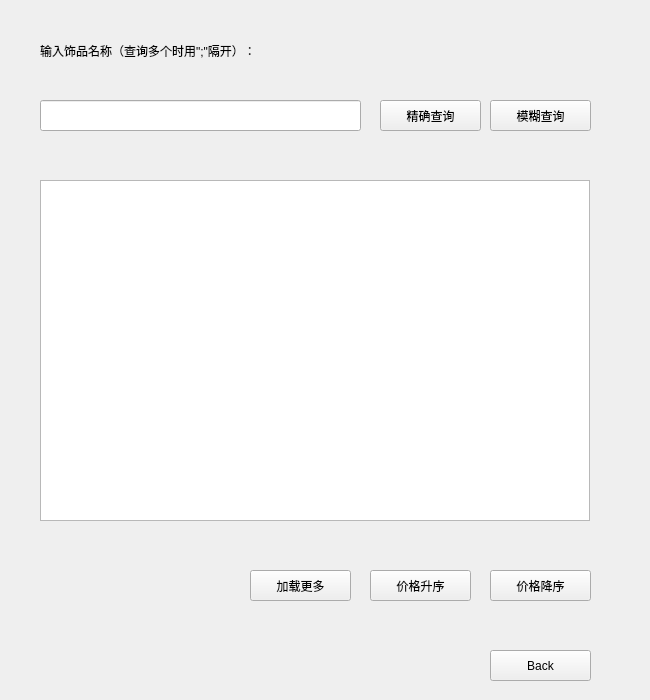
<?xml version="1.0" encoding="UTF-8"?>
<ui version="4.0">
 <class>Inquiry</class>
 <widget class="QMainWindow" name="Inquiry">
  <property name="geometry">
   <rect>
    <x>0</x>
    <y>0</y>
    <width>650</width>
    <height>700</height>
   </rect>
  </property>
  <property name="sizePolicy">
   <sizepolicy hsizetype="Fixed" vsizetype="Preferred">
    <horstretch>0</horstretch>
    <verstretch>0</verstretch>
   </sizepolicy>
  </property>
  <property name="minimumSize">
   <size>
    <width>650</width>
    <height>700</height>
   </size>
  </property>
  <property name="maximumSize">
   <size>
    <width>650</width>
    <height>99999</height>
   </size>
  </property>
  <property name="windowTitle">
   <string>Pricer</string>
  </property>
  <widget class="QWidget" name="centralwidget">
   <widget class="QLabel" name="Note">
    <property name="geometry">
     <rect>
      <x>40</x>
      <y>20</y>
      <width>501</width>
      <height>61</height>
     </rect>
    </property>
    <property name="text">
     <string>输入饰品名称（查询多个时用&quot;;&quot;隔开）：</string>
    </property>
   </widget>
   <widget class="QPushButton" name="Back">
    <property name="geometry">
     <rect>
      <x>490</x>
      <y>650</y>
      <width>101</width>
      <height>31</height>
     </rect>
    </property>
    <property name="text">
     <string>Back</string>
    </property>
   </widget>
   <widget class="QPushButton" name="Sure">
    <property name="geometry">
     <rect>
      <x>380</x>
      <y>100</y>
      <width>101</width>
      <height>31</height>
     </rect>
    </property>
    <property name="text">
     <string>精确查询</string>
    </property>
   </widget>
   <widget class="QLineEdit" name="Names">
    <property name="geometry">
     <rect>
      <x>40</x>
      <y>100</y>
      <width>321</width>
      <height>31</height>
     </rect>
    </property>
   </widget>
   <widget class="QLabel" name="Warning">
    <property name="geometry">
     <rect>
      <x>40</x>
      <y>140</y>
      <width>221</width>
      <height>31</height>
     </rect>
    </property>
    <property name="styleSheet">
     <string notr="true">color: rgb(255, 0, 0);</string>
    </property>
    <property name="text">
     <string/>
    </property>
   </widget>
   <widget class="QTextBrowser" name="Result">
    <property name="geometry">
     <rect>
      <x>40</x>
      <y>180</y>
      <width>550</width>
      <height>341</height>
     </rect>
    </property>
   </widget>
   <widget class="QPushButton" name="Fuzzy">
    <property name="geometry">
     <rect>
      <x>490</x>
      <y>100</y>
      <width>101</width>
      <height>31</height>
     </rect>
    </property>
    <property name="text">
     <string>模糊查询</string>
    </property>
   </widget>
   <widget class="QPushButton" name="Up_sort">
    <property name="geometry">
     <rect>
      <x>370</x>
      <y>570</y>
      <width>101</width>
      <height>31</height>
     </rect>
    </property>
    <property name="text">
     <string>价格升序</string>
    </property>
   </widget>
   <widget class="QPushButton" name="Down_sort">
    <property name="geometry">
     <rect>
      <x>490</x>
      <y>570</y>
      <width>101</width>
      <height>31</height>
     </rect>
    </property>
    <property name="text">
     <string>价格降序</string>
    </property>
   </widget>
   <widget class="QLabel" name="Result_sum">
    <property name="geometry">
     <rect>
      <x>40</x>
      <y>530</y>
      <width>221</width>
      <height>31</height>
     </rect>
    </property>
    <property name="styleSheet">
     <string notr="true"/>
    </property>
    <property name="text">
     <string/>
    </property>
   </widget>
   <widget class="QPushButton" name="More_results">
    <property name="geometry">
     <rect>
      <x>250</x>
      <y>570</y>
      <width>101</width>
      <height>31</height>
     </rect>
    </property>
    <property name="text">
     <string>加载更多</string>
    </property>
   </widget>
  </widget>
 </widget>
 <resources/>
 <connections/>
</ui>
